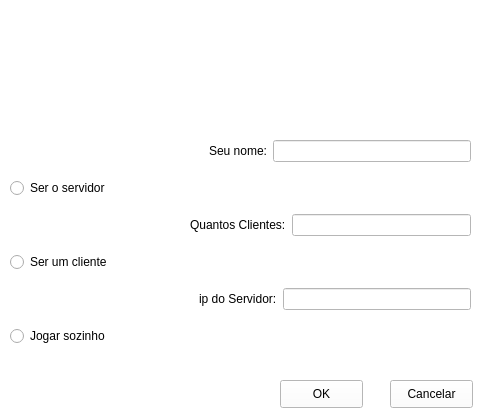
<?xml version="1.0" encoding="UTF-8"?>
<ui version="4.0">
 <class>Conectar</class>
 <widget class="QWidget" name="Conectar">
  <property name="geometry">
   <rect>
    <x>0</x>
    <y>0</y>
    <width>483</width>
    <height>419</height>
   </rect>
  </property>
  <property name="windowTitle">
   <string>Inicio do jogo</string>
  </property>
  <property name="autoFillBackground">
   <bool>false</bool>
  </property>
  <property name="styleSheet">
   <string>background-color:white;</string>
  </property>
  <widget class="QPushButton" name="btn_ok">
   <property name="geometry">
    <rect>
     <x>280</x>
     <y>380</y>
     <width>83</width>
     <height>28</height>
    </rect>
   </property>
   <property name="text">
    <string>OK</string>
   </property>
   <property name="autoDefault">
    <bool>false</bool>
   </property>
   <property name="default">
    <bool>false</bool>
   </property>
  </widget>
  <widget class="QPushButton" name="btn_cancela">
   <property name="geometry">
    <rect>
     <x>390</x>
     <y>380</y>
     <width>83</width>
     <height>28</height>
    </rect>
   </property>
   <property name="text">
    <string>Cancelar</string>
   </property>
  </widget>
  <widget class="QWidget" name="layoutWidget">
   <property name="geometry">
    <rect>
     <x>10</x>
     <y>130</y>
     <width>461</width>
     <height>230</height>
    </rect>
   </property>
   <layout class="QVBoxLayout" name="verticalLayout">
    <item>
     <layout class="QHBoxLayout" name="horizontalLayout_3">
      <item>
       <spacer name="horizontalSpacer_3">
        <property name="orientation">
         <enum>Qt::Horizontal</enum>
        </property>
        <property name="sizeHint" stdset="0">
         <size>
          <width>118</width>
          <height>20</height>
         </size>
        </property>
       </spacer>
      </item>
      <item>
       <widget class="QLabel" name="label_2">
        <property name="text">
         <string>Seu nome:</string>
        </property>
       </widget>
      </item>
      <item>
       <widget class="QLineEdit" name="edit_nome"/>
      </item>
     </layout>
    </item>
    <item>
     <widget class="QRadioButton" name="radio_servir">
      <property name="text">
       <string>Ser o servidor</string>
      </property>
     </widget>
    </item>
    <item>
     <layout class="QHBoxLayout" name="horizontalLayout">
      <item>
       <spacer name="horizontalSpacer">
        <property name="orientation">
         <enum>Qt::Horizontal</enum>
        </property>
        <property name="sizeHint" stdset="0">
         <size>
          <width>40</width>
          <height>20</height>
         </size>
        </property>
       </spacer>
      </item>
      <item>
       <widget class="QLabel" name="label">
        <property name="text">
         <string>Quantos Clientes:</string>
        </property>
       </widget>
      </item>
      <item>
       <widget class="QLineEdit" name="edit_n_clientes">
        <property name="enabled">
         <bool>false</bool>
        </property>
        <property name="inputMask">
         <string notr="true"/>
        </property>
       </widget>
      </item>
     </layout>
    </item>
    <item>
     <widget class="QRadioButton" name="radio_cliente">
      <property name="text">
       <string>Ser um cliente</string>
      </property>
     </widget>
    </item>
    <item>
     <layout class="QHBoxLayout" name="horizontalLayout_2">
      <item>
       <spacer name="horizontalSpacer_2">
        <property name="orientation">
         <enum>Qt::Horizontal</enum>
        </property>
        <property name="sizeHint" stdset="0">
         <size>
          <width>17</width>
          <height>20</height>
         </size>
        </property>
       </spacer>
      </item>
      <item>
       <widget class="QLabel" name="label_3">
        <property name="text">
         <string>ip do Servidor:</string>
        </property>
       </widget>
      </item>
      <item>
       <widget class="QLineEdit" name="edit_ip_servidor">
        <property name="enabled">
         <bool>false</bool>
        </property>
       </widget>
      </item>
     </layout>
    </item>
    <item>
     <widget class="QRadioButton" name="radio_single">
      <property name="text">
       <string>Jogar sozinho</string>
      </property>
     </widget>
    </item>
   </layout>
  </widget>
  <widget class="QWidget" name="widget" native="true">
   <property name="geometry">
    <rect>
     <x>100</x>
     <y>10</y>
     <width>361</width>
     <height>91</height>
    </rect>
   </property>
   <property name="styleSheet">
    <string>background: url(633889786990781250.png) no-repeat;</string>
   </property>
  </widget>
 </widget>
 <tabstops>
  <tabstop>edit_nome</tabstop>
  <tabstop>radio_servir</tabstop>
  <tabstop>edit_n_clientes</tabstop>
  <tabstop>radio_cliente</tabstop>
  <tabstop>edit_ip_servidor</tabstop>
  <tabstop>btn_ok</tabstop>
  <tabstop>btn_cancela</tabstop>
 </tabstops>
 <resources/>
 <connections>
  <connection>
   <sender>btn_cancela</sender>
   <signal>clicked()</signal>
   <receiver>Conectar</receiver>
   <slot>close()</slot>
   <hints>
    <hint type="sourcelabel">
     <x>416</x>
     <y>295</y>
    </hint>
    <hint type="destinationlabel">
     <x>377</x>
     <y>290</y>
    </hint>
   </hints>
  </connection>
  <connection>
   <sender>radio_servir</sender>
   <signal>toggled(bool)</signal>
   <receiver>edit_n_clientes</receiver>
   <slot>setEnabled(bool)</slot>
   <hints>
    <hint type="sourcelabel">
     <x>42</x>
     <y>121</y>
    </hint>
    <hint type="destinationlabel">
     <x>352</x>
     <y>155</y>
    </hint>
   </hints>
  </connection>
  <connection>
   <sender>radio_cliente</sender>
   <signal>toggled(bool)</signal>
   <receiver>edit_ip_servidor</receiver>
   <slot>setEnabled(bool)</slot>
   <hints>
    <hint type="sourcelabel">
     <x>87</x>
     <y>224</y>
    </hint>
    <hint type="destinationlabel">
     <x>329</x>
     <y>260</y>
    </hint>
   </hints>
  </connection>
 </connections>
</ui>
